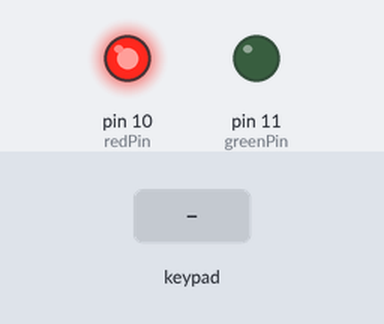
Bench run of a sketch on a simulated Arduino Uno, built with avr-gcc and run on an emulated ATmega328P. Shown: output pins drawn as LEDs (lit = HIGH). The inputs (shaded band) are chosen by the test bench.

Above: at 1.2 s.
1.3 s: keypad keys 2 3 5 7 1 1 pressed 0.4 s apart
At 4.3 s:
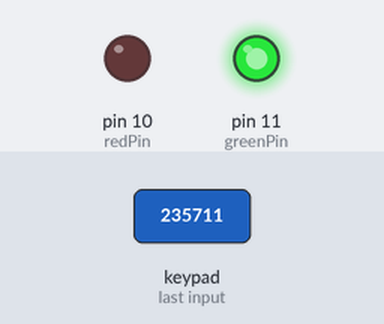
5.2 s: key '*' pressed
At 6.3 s:
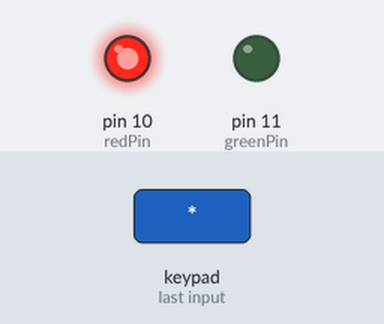
Timing chart, 0 to 8.2 s (numbered marks = the images above; inputs shaded):
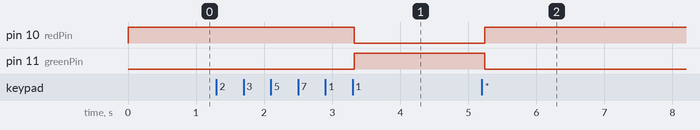

Measured:
- after the input at 1.3 s, pin 10 (redPin): HIGH → LOW after 2.0 s; pin 11 (greenPin): LOW → HIGH after 2.0 s
- after the input at 5.2 s, pin 10 (redPin): LOW → HIGH at once; pin 11 (greenPin): HIGH → LOW at once

The sketch:

Keypad_Lock.ino
```cpp
#include <Keypad.h>

char* secretCode = "235711";
int position = 0;

const byte rows = 4;
const byte cols = 4 ;
char keys[rows][cols] = {
  {'1','2','3','A'},
  {'4','5','6','B'},
  {'7','8','9','C'},
  {'*','0','#','D'}
};

byte rowPins[rows] = {2,3,4,5};
byte colPins[cols] = {6,7,8,9};

Keypad keypad = Keypad(makeKeymap(keys),
                       rowPins, colPins,
                       rows, cols);

int redPin = 10;
int greenPin = 11;

void setup()
{
  pinMode(redPin, OUTPUT);
  pinMode(greenPin, OUTPUT);
  setLocked(true);
}

void loop()
{
  char key = keypad.getKey();
  if (key == '*' || key == '#') {
    position = 0;
    setLocked(true);
  }

  if (key == secretCode[position]) {
    position++;
  }

  if (position == 6) {
    setLocked(false);
  }
  delay(50);
}

void setLocked(int locked)
{
  if (locked) {
    digitalWrite(redPin, HIGH);
    digitalWrite(greenPin, LOW);
  }
  else {
    digitalWrite(redPin, LOW);
    digitalWrite(greenPin, HIGH);
  }
}
```
